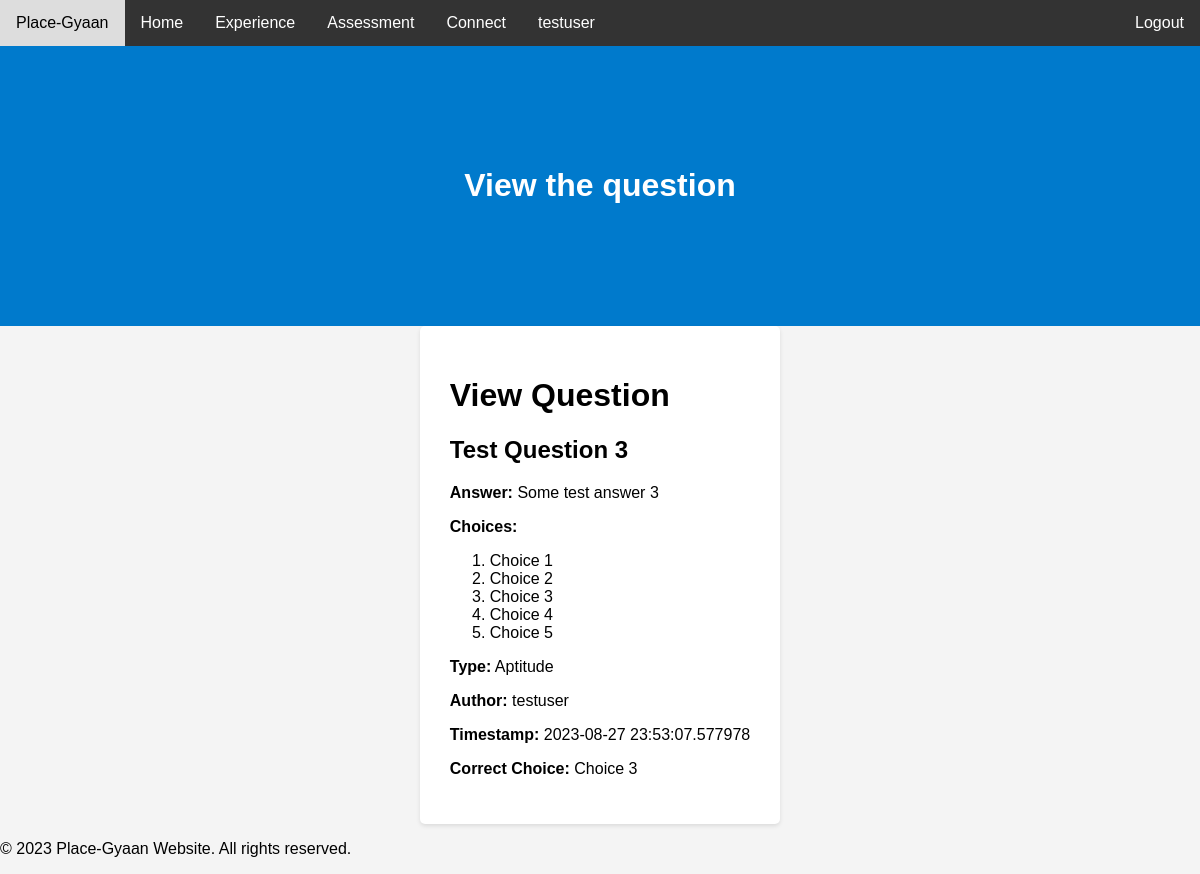
Page /view_question/4 (signed in) on the committed database.
### main/models.py (models this page shows)
class User(Base, UserMixin):
    __tablename__ = 'User'
    id = Column(Integer, primary_key=True,autoincrement=True)
    email = Column(String(255), unique=True)
    username = Column(String(255), unique=False, nullable=True)
    password = Column(String(255), nullable=False)
    active = Column(Boolean())
    fs_uniquifier = Column(String(64), unique=True, nullable=False)
    attributes=Column(MutableList.as_mutable(AsaList()),nullable=False)
    roles = relationship('Role', secondary='RolesUsers',
                         backref=backref('Users', lazy='dynamic'))

class Question(Base):
	__tablename__='Question'
	id = Column(Integer, primary_key=True,autoincrement=True)
	question = Column(String(255), unique=True, nullable=False)
	answer = Column(Integer, nullable=False)
	choices = Column(String(255), nullable=False)
	type = Column(String(80), nullable=False)
	auth_id = Column(Integer, ForeignKey('User.id'), nullable=False)
	timestamp = Column(String(80), nullable=False)
	correct_choice = Column(String(80))

### main/controllers.py (the view)
@app.route('/view_question/<int:question_id>')
@auth_required()
def view_question(question_id):
    question = Question.query.get(question_id)
    user=User.query.filter_by(id=question.auth_id).first()
    return render_template('view_question.html', question=question,username=user.username)

### main/templates/view_question.html (shortened to what this page needs)
{% extends "whole.html" %}
{% block welcome %}
<div class="header">
        <h1>View the question</h1>
    </div>
{% endblock %}
{% block user %}
    {{ username }}
{% endblock %}
{% block content %}
<div class="question-id-container">
    <h1>View Question</h1>
    <h2>{{ question.question }}</h2>
    <p><strong>Answer:</strong> {{ question.answer }}</p>
    <strong>Choices:</strong>
    <ol>
    {% for choice in question.choices.split(",") %}
        <li> {{ choice }}</li>
    {% endfor %}
    </ol>
    <p><strong>Type:</strong> {{ question.type }}</p>
    <p><strong>Author:</strong> {{ username }}</p>
    <p><strong>Timestamp:</strong> {{ question.timestamp }}</p>
    <p><strong>Correct Choice:</strong> {{ question.correct_choice or "Not specified" }}</p>
</div>
{% endblock %}

### main/templates/view_question.html (style rules this page uses)
.question-id-container { max-width: 800px; margin: 0 auto; padding: 30px; background-color: #fff; border-radius: 5px; box-shadow: 0 2px 4px rgba(0, 0, 0, 0.1); }

### main/templates/whole.html (style rules this page uses)
body { font-family: Arial, sans-serif; margin: 0; padding: 0; background-color: #f4f4f4; }
.header { text-align: center; padding: 100px; background-color: #007ACC; }
.header h1 { color: white; }

### rows in the picture
User: username "testuser"
Question: question "Test Question 3", answer "Some test answer 3", type "Aptitude", timestamp "2023-08-27 23:53:07.577978", correct_choice "Choice 3"

### other values in the picture
{{ choice }} "Choice 1" "Choice 2" "Choice 3" "Choice 4" "Choice 5"
